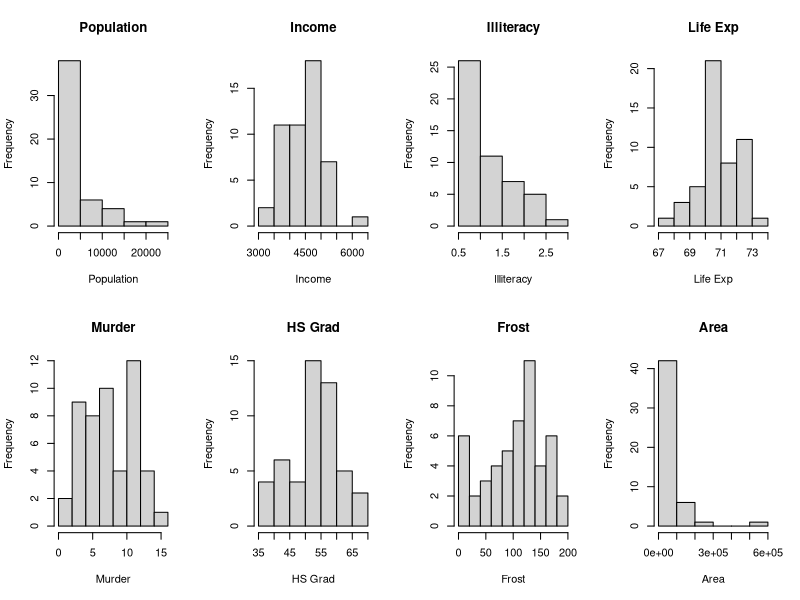
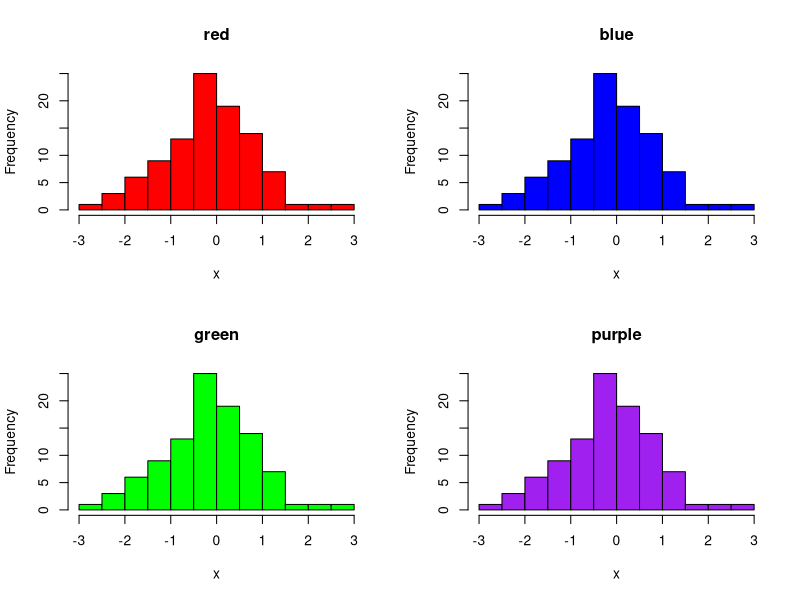
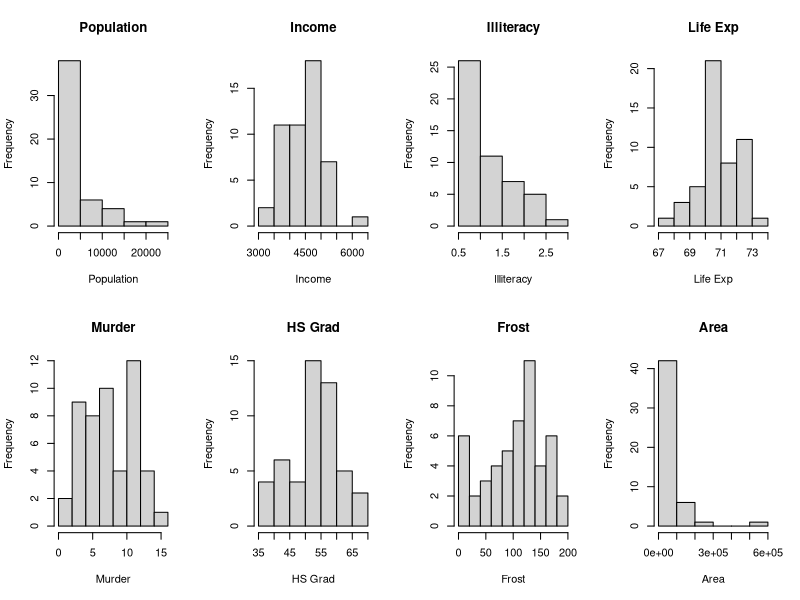

Generate these figures, in order, with R:
## ---- chunk 1
knitr::opts_chunk$set(echo = TRUE)
## ---- chunk 2
data(state)
## ---- chunk 3
states = as.data.frame(state.x77) 
## ---- chunk 4
colMeans(states[, c("Population", "Income", "Area")])
## ---- chunk 5
tapply(states$Area, state.region, mean)
## ---- chunk 6
par(mfrow = c(2, 4))
for (col in names(states)) {hist(states[[col]], main = col, xlab = col)}
par(mfrow = c(1, 1))
## ---- chunk 7
undesirable <- apply(states[, c("Illiteracy", "Murder", "Frost")], 1, prod)
states[order(undesirable, decreasing = TRUE)[1:10], ]
## ---- chunk 8
x <- rnorm(100)   # replace with the data from your worksheet

par(mfrow = c(2, 2))
sapply(c("red", "blue", "green", "purple"), function(color) {
  hist(x, col = color, main = color)
})
par(mfrow = c(1, 1))
## ---- chunk 9
states_standardized <- as.data.frame(sapply(states, function(x) (x - mean(x)) / sd(x)))
states_standardized
## ---- chunk 10
par(mfrow = c(2, 4))
invisible(sapply(names(states), function(name) {
  hist(states[[name]], main = name, xlab = name)
}))
par(mfrow = c(1, 1))
